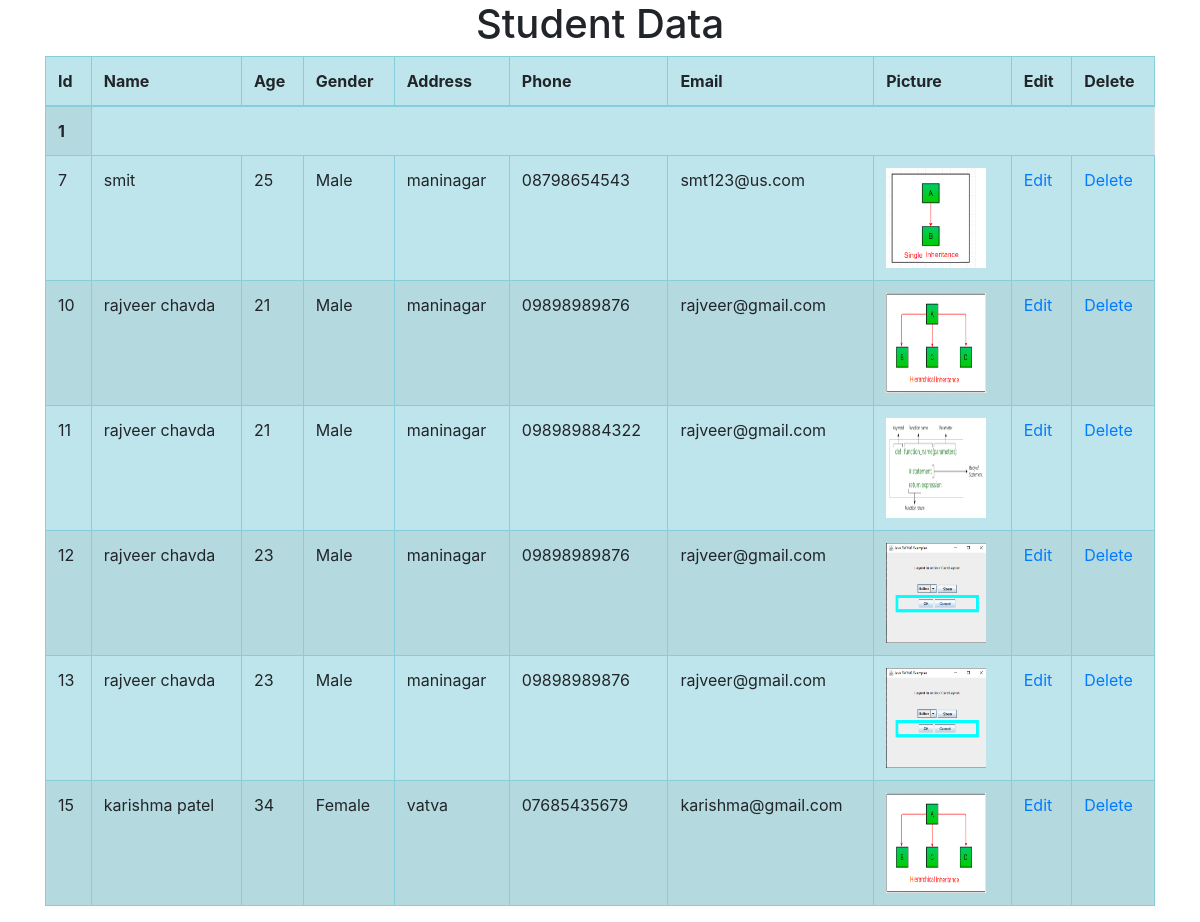
/show_student, run on the app's committed database.
### webpages/models.py (models this page shows)
class Student(models.Model):
    name = models.CharField(max_length=100)
    age = models.IntegerField()
    email = models.EmailField(max_length=100)
    password = models.CharField(max_length=30)
    phone = models.CharField(max_length=20)
    address  = models.CharField(max_length=100)
    gender = models.CharField(max_length=10)
    pics = models.ImageField(upload_to='pics')

### webpages/views.py (the view)
# urls.py: path('show_student',views.show_student),
def show_student(request):
    student=Student.objects.all()
    return render(request,'show_student.html',{'student':student})

### template/show_student.html (shortened to what this page needs)
<!DOCTYPE html>
<html lang="en">
<head>
    <link rel="stylesheet" href="https://cdn.jsdelivr.net/npm/bootstrap@4.6.2/dist/css/bootstrap.min.css">
</head>
<body>
    <div class="container">
        <div row="1">
            <h1 class="text-center">Student Data</h1>
        </div>
        <div row="2">
            <table class="table table-bordered table-striped table-info">
                <thead>
                <tr>
                    <th scope="col">Id</th>
                    <th scope="col">Name</th>
                    <th scope="col">Age</th>
                    <th scope="col">Gender</th>
                    <th scope="col">Address</th>
                    <th scope="col">Phone</th>
                    <th scope="col">Email</th>
                    <th scope="col">Picture</th>
                    <th scope="col">Edit</th>
                    <th scope="col">Delete</th>
                </tr>
                </thead>
                <tbody>
                <tr>
                    <th scope="row">1</th>
                        {% for s in student %}
                        <tr>
                            <td>{{s.id}}</td>
                            <td>{{s.name}}</td>
                            <td>{{s.age}}</td>
                            <td>{{s.gender}}</td>
                            <td>{{s.address}}</td>
                            <td>{{s.phone}}</td>
                            <td>{{s.email}}</td>
                            <td><img src="{{s.pics}}" width="100" height="100"></td>
                            <td><a href="/edit_student/{{s.id}}">Edit</a></td>
                        <td><a href="/delete_student/{{s.id}}">Delete</a></td>
                        </tr>
                        {% endfor %}
            </table>
</body>
</html>

### data on the page
Student: id "7", name "smit", age "25", gender "Male", address "maninagar", phone "08798654543", email "smt123@us.com", pics (picture)
Student: id "10", name "rajveer chavda", age "21", gender "Male", address "maninagar", phone "09898989876", email "rajveer@gmail.com", pics (picture)
Student: id "11", name "rajveer chavda", age "21", gender "Male", address "maninagar", phone "098989884322", email "rajveer@gmail.com", pics (picture)
Student: id "12", name "rajveer chavda", age "23", gender "Male", address "maninagar", phone "09898989876", email "rajveer@gmail.com", pics (picture)
Student: id "13", name "rajveer chavda", age "23", gender "Male", address "maninagar", phone "09898989876", email "rajveer@gmail.com", pics (picture)
Student: id "15", name "karishma patel", age "34", gender "Female", address "vatva", phone "07685435679", email "karishma@gmail.com", pics (picture)
